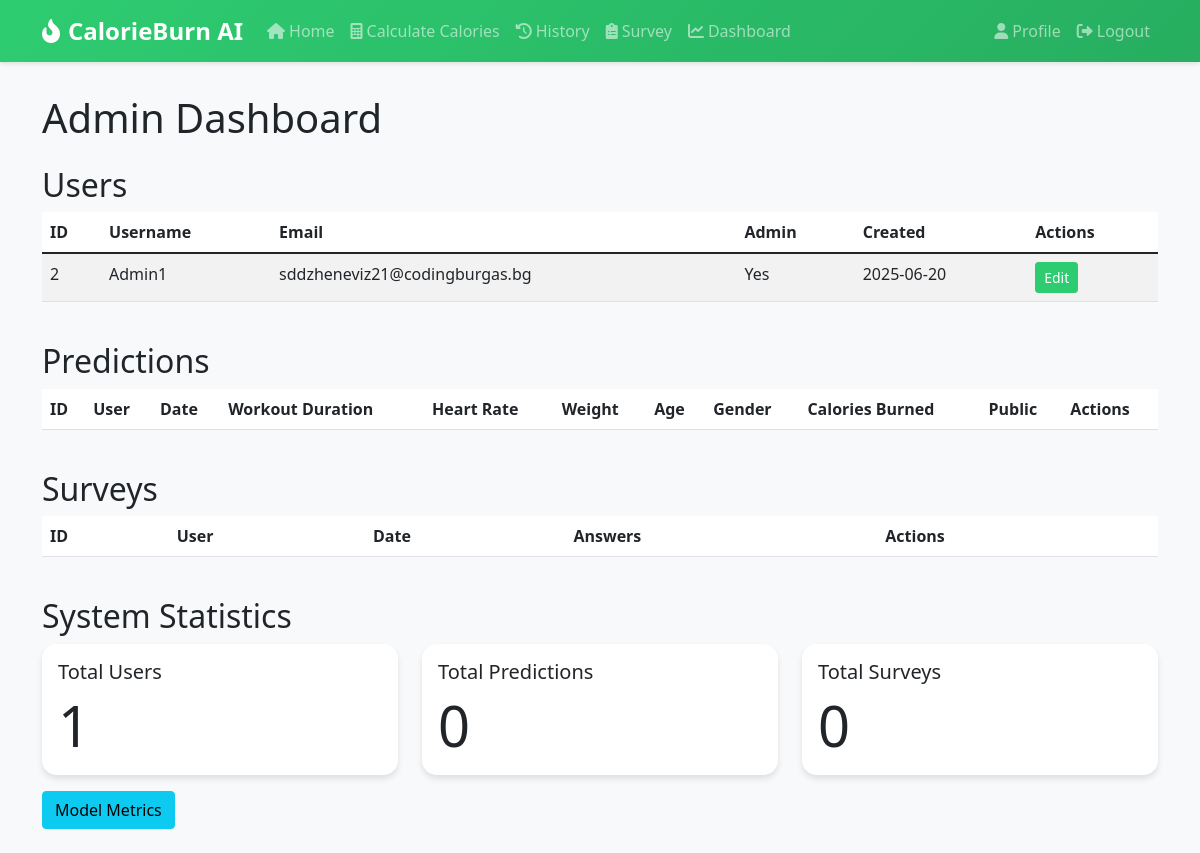
The app's page /admin/dashboard (signed in), older data.
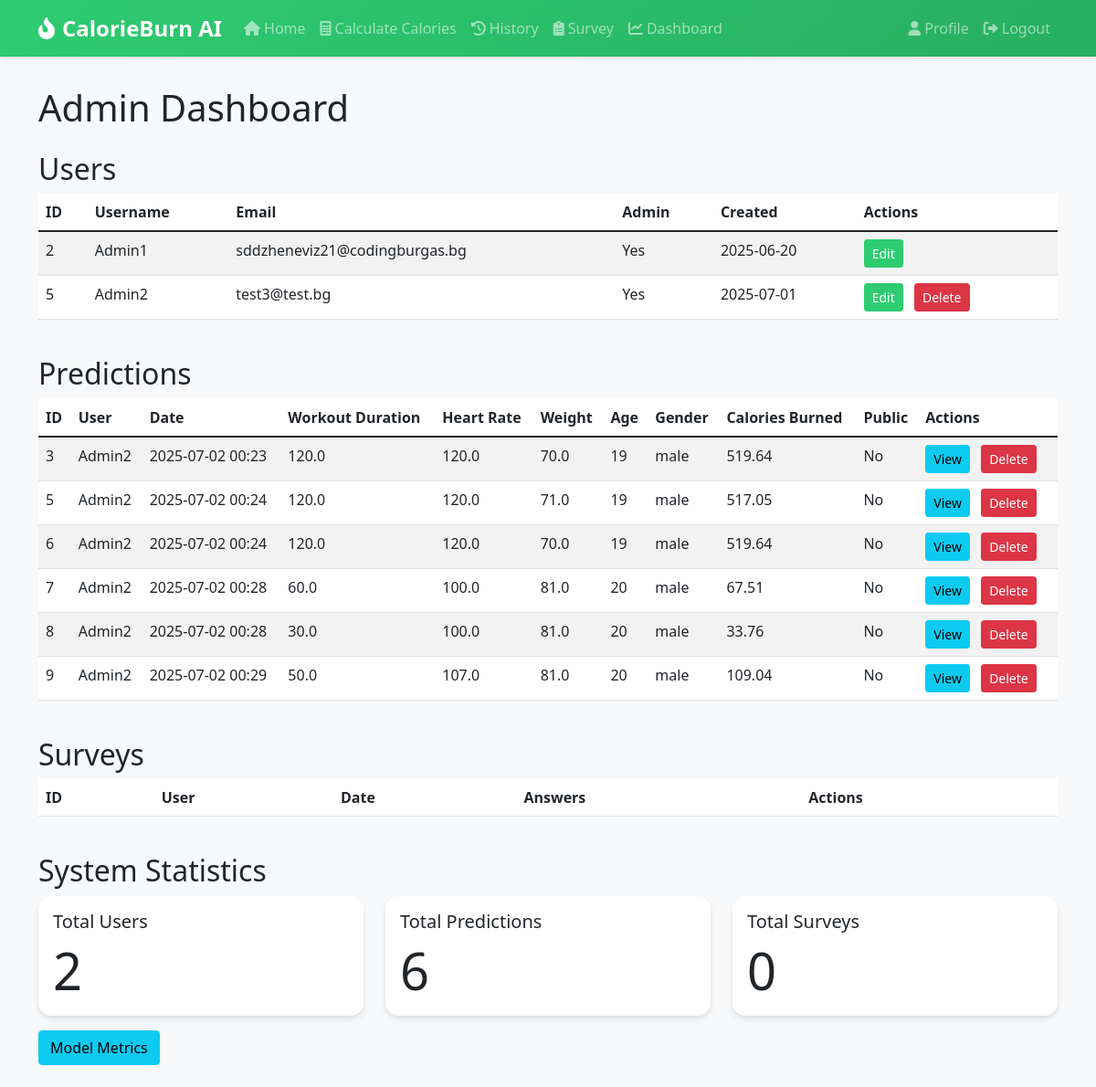
The same page, newer data.
### app/models/user.py (models this page shows, shortened)
class User(UserMixin, db.Model):
    id = db.Column(db.Integer, primary_key=True)
    username = db.Column(db.String(64), unique=True, nullable=False)
    email = db.Column(db.String(120), unique=True, nullable=False)
    password_hash = db.Column(db.String(128))
    is_admin = db.Column(db.Boolean, default=False)
    created_at = db.Column(db.DateTime, default=datetime.utcnow)
    profile = db.relationship('UserProfile', backref='user', uselist=False, cascade="all, delete-orphan")
    predictions = db.relationship('Prediction', backref='user', lazy='dynamic', cascade="all, delete-orphan")
    surveys = db.relationship('Survey', backref='user', lazy='dynamic', cascade="all, delete-orphan")

### app/models/ai_model.py (models this page shows, shortened)
class Prediction(db.Model):
    id = db.Column(db.Integer, primary_key=True)
    user_id = db.Column(db.Integer, db.ForeignKey('user.id'), nullable=False)
    input_data = db.Column(db.JSON, nullable=False)
    prediction_result = db.Column(db.Float, nullable=False)
    created_at = db.Column(db.DateTime, default=datetime.utcnow)
    is_public = db.Column(db.Boolean, default=False)

### app/admin/routes.py (the view)
    def decorated_function(*args, **kwargs):
        if not current_user.is_authenticated or not current_user.is_admin:
            flash('You do not have permission to access this page.')
            return redirect(url_for('main.index'))
        return f(*args, **kwargs)

### app/admin/routes.py (called while the page is built)
def admin_required(f):
    def decorated_function(*args, **kwargs):
        if not current_user.is_authenticated or not current_user.is_admin:
            flash('You do not have permission to access this page.')
            return redirect(url_for('main.index'))
        return f(*args, **kwargs)
    decorated_function.__name__ = f.__name__
    return decorated_function

@bp.route('/dashboard')
@login_required
@admin_required
def dashboard():
    users = User.query.all()
    predictions = Prediction.query.all()
    surveys = Survey.query.all()
    return render_template('admin/dashboard.html',
                         title='Admin Dashboard',
                         users=users,
                         predictions=predictions,
                         surveys=surveys)

### app/models/user.py (called while the page is built)
@login_manager.user_loader
def load_user(id):
    return User.query.get(int(id))

### app/utils/time_utils.py (called while the page is built)
def to_bulgarian_time(dt):
    if dt is None:
        return None
    return dt + timedelta(hours=3)

### app/templates/admin/dashboard.html (shortened to what the changed rows need)
{% extends "base.html" %}
{% block content %}
<div class="row">
    <div class="col-md-12">
        <h1>Admin Dashboard</h1>
        <h2 class="mt-4">Users</h2>
        <div class="table-responsive">
            <table class="table table-striped">
                <thead>
                    <tr>
                        <th>ID</th>
                        <th>Username</th>
                        <th>Email</th>
                        <th>Admin</th>
                        <th>Created</th>
                        <th>Actions</th>
                    </tr>
                </thead>
                <tbody>
                    {% for user in users %}
                    <tr>
                        <td>{{ user.id }}</td>
                        <td>{{ user.username }}</td>
                        <td>{{ user.email }}</td>
                        <td>{{ "Yes" if user.is_admin else "No" }}</td>
                        <td>{{ user.created_at.strftime('%Y-%m-%d') }}</td>
                        <td>
                            <a href="{{ url_for('admin.edit_user', id=user.id) }}" class="btn btn-sm btn-primary">Edit</a>
                            {% if user != current_user %}
                            <form action="{{ url_for('admin.delete_user', id=user.id) }}" method="post" style="display: inline;">
                                <button type="submit" class="btn btn-sm btn-danger" onclick="return confirm('Are you sure you want to delete this user?')">Delete</button>
                            </form>
                            {% endif %}
                        </td>
                    </tr>
                    {% endfor %}
                </tbody>
            </table>
        </div>
        <h2 class="mt-4">Predictions</h2>
        <div class="table-responsive">
            <table class="table table-striped">
                <thead>
                    <tr>
                        <th>ID</th>
                        <th>User</th>
                        <th>Date</th>
                        <th>Workout Duration</th>
                        <th>Heart Rate</th>
                        <th>Weight</th>
                        <th>Age</th>
                        <th>Gender</th>
                        <th>Calories Burned</th>
                        <th>Public</th>
                        <th>Actions</th>
                    </tr>
                </thead>
                <tbody>
                    {% for prediction in predictions %}
                    <tr>
                        <td>{{ prediction.id }}</td>
                        <td>{{ prediction.user.username }}</td>
                        <td>{{ (prediction.created_at|to_bulgarian_time).strftime('%Y-%m-%d %H:%M') }}</td>
                        <td>{{ prediction.input_data.workout_duration }}</td>
                        <td>{{ prediction.input_data.heart_rate }}</td>
                        <td>{{ prediction.input_data.weight }}</td>
                        <td>{{ prediction.input_data.age }}</td>
                        <td>{{ prediction.input_data.gender }}</td>
                        <td>{{ '%.2f'|format(prediction.prediction_result) }}</td>
                        <td>{{ 'Yes' if prediction.is_public else 'No' }}</td>
                        <td>
                            <a href="{{ url_for('admin.view_prediction', id=prediction.id) }}" class="btn btn-info btn-sm">View</a>
                            <form action="{{ url_for('admin.delete_prediction', id=prediction.id) }}" method="post" style="display:inline;">
                                <button type="submit" class="btn btn-danger btn-sm" onclick="return confirm('Are you sure you want to delete this prediction?');">Delete</button>
                            </form>
                        </td>
                    </tr>
                    {% endfor %}
                </tbody>
            </table>
        </div>
        <h2 class="mt-4">Surveys</h2>
        <div class="table-responsive">
            <table class="table table-striped">
                <thead>
                    <tr>
                        <th>ID</th>
                        <th>User</th>
                        <th>Date</th>
                        <th>Answers</th>
                        <th>Actions</th>
                    </tr>
                </thead>
            </table>
        </div>
        <h2 class="mt-4">System Statistics</h2>
        <div class="row">
            <div class="col-md-4">
                <div class="card">
                    <div class="card-body">
                        <h5 class="card-title">Total Users</h5>
                        <p class="card-text display-4">{{ users|length }}</p>
                    </div>
                </div>
            </div>
            <div class="col-md-4">
                <div class="card">
                    <div class="card-body">
                        <h5 class="card-title">Total Predictions</h5>
                        <p class="card-text display-4">{{ predictions|length }}</p>
                    </div>
                </div>
            </div>
        </div>
        <br><br>
    </div>
</div>
{% endblock %}

Row changes from the older to the newer data that the page shows:
added User: id "5", username "Admin2", email "test3@test.bg", is_admin "Yes", created_at "2025-07-01"
added Prediction: id "3", user.username "Admin2", created_at "2025-07-02 00:23", input_data.workout_duration "120.0", input_data.heart_rate "120.0", input_data.weight "70.0", input_data.age "19", input_data.gender "male", prediction_result "519.64", is_public "No"
added Prediction: id "5", user.username "Admin2", created_at "2025-07-02 00:24", input_data.workout_duration "120.0", input_data.heart_rate "120.0", input_data.weight "71.0", input_data.age "19", input_data.gender "male", prediction_result "517.05", is_public "No"
added Prediction: id "6", user.username "Admin2", created_at "2025-07-02 00:24", input_data.workout_duration "120.0", input_data.heart_rate "120.0", input_data.weight "70.0", input_data.age "19", input_data.gender "male", prediction_result "519.64", is_public "No"
added Prediction: id "7", user.username "Admin2", created_at "2025-07-02 00:28", input_data.workout_duration "60.0", input_data.heart_rate "100.0", input_data.weight "81.0", input_data.age "20", input_data.gender "male", prediction_result "67.51", is_public "No"
added Prediction: id "8", user.username "Admin2", created_at "2025-07-02 00:28", input_data.workout_duration "30.0", input_data.heart_rate "100.0", input_data.weight "81.0", input_data.age "20", input_data.gender "male", prediction_result "33.76", is_public "No"
added Prediction: id "9", user.username "Admin2", created_at "2025-07-02 00:29", input_data.workout_duration "50.0", input_data.heart_rate "107.0", input_data.weight "81.0", input_data.age "20", input_data.gender "male", prediction_result "109.04", is_public "No"
Text that changed along with them:
{{ users|length }}: "1" → "2"
{{ predictions|length }}: "0" → "6"
